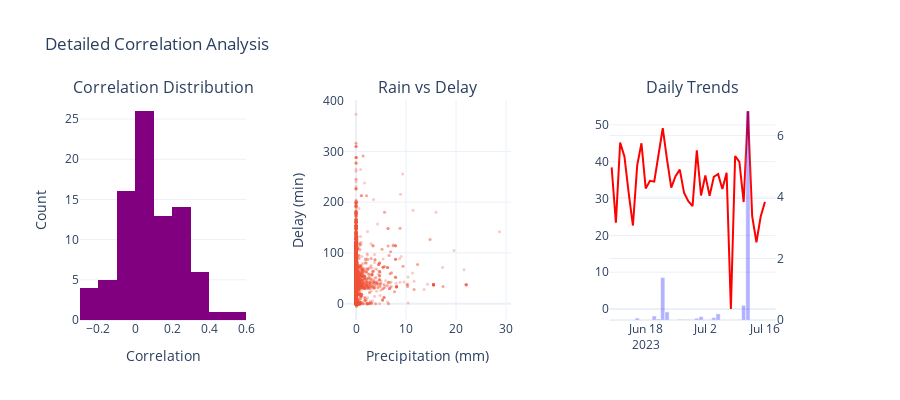

The notebook cell this image was saved under:
### Code cell
# Load Weather Data
print("Loading Weather Data to match...")
try:
    weather_df = pd.read_sql_query("SELECT * FROM weather", conn)
    
    # Parse date
    weather_df['date'] = pd.to_datetime(weather_df['date'])
    
    # Create date_hour
    weather_df['date_hour'] = weather_df.apply(
        lambda row: row['date'] + pd.Timedelta(hours=row['hour']), axis=1
    )
    
    # Ensure station is string/key matches
    # weather table has 'station' column corresponding to ID
    weather_df['station'] = weather_df['station'].astype(str)
    
    # We rename to facilitate merge or just merge on correct columns
    # We want to keep relevant weather metrics
    # Ensure columns exist (handling potential variations in schema)
    cols = ['date_hour', 'station', 'prcp', 'temp', 'wspd']
    available_cols = [c for c in cols if c in weather_df.columns]
    weather_relevant = weather_df[available_cols]
    
    print(f"Weather data loaded: {len(weather_relevant)} records")

    # Merge Train and Weather on PROPER (Nearest) Station
    # train_merged has 'weather_station_id'
    # weather_relevant has 'station'
    
    full_data = pd.merge(
        train_merged, 
        weather_relevant, 
        left_on=['date_hour', 'weather_station_id'], 
        right_on=['date_hour', 'station'], 
        how='inner'
    )
    
    # Rename for clarity
    if 'prcp' in full_data.columns:
        full_data.rename(columns={'prcp': 'hourly_prcp'}, inplace=True)
    
    print(f"Merged Dataset (Train + Nearest Weather): {len(full_data)} records")

    if not full_data.empty:
        # --- Pre-calculate Metrics for Plots ---
        
        # 1. Spatial Correlation Data
        # valid stations (enough data)
        valid_stations = full_data.groupby('name').filter(lambda x: len(x) > 10)
        valid_stations = valid_stations.groupby('name').filter(lambda x: x['hourly_prcp'].std() > 0 and x['avg_delay'].std() > 0)
        
        corr_series = valid_stations.groupby('name').apply(lambda x: x['avg_delay'].corr(x['hourly_prcp']))
        corr_df = corr_series.reset_index(name='correlation')
        
        counts = valid_stations['name'].value_counts().reset_index()
        counts.columns = ['name', 'count']
        
        tr_stations = train_merged[['name', 'latitude', 'longitude']].drop_duplicates()
        corr_df = pd.merge(corr_df, tr_stations, on='name')
        corr_df = pd.merge(corr_df, counts, on='name')
        
        # 2. Daily Time Series Data
        daily_agg = full_data.set_index('date_hour').resample('D').agg({
            'avg_delay': 'mean',
            'hourly_prcp': 'mean'
        }).reset_index()
                
        # --- Visualizations ---
        
        # A. Maps (Smaller & Portrait)
        print("Generating Maps...")
        
        # Combined Map Prep
        tr_stations['type'] = 'Train Station'
        used_weather_ids = full_data['weather_station_id'].unique()
        w_stations_all = pd.read_sql_query("SELECT * FROM weather_stations", conn)
        if 'location' in w_stations_all.columns:
            w_stations_all['location'] = w_stations_all['location'].apply(lambda x: ast.literal_eval(x) if isinstance(x, str) else x)
            w_stations_all['longitude'] = w_stations_all['location'].apply(lambda x: x.get('longitude'))
            w_stations_all['latitude'] = w_stations_all['location'].apply(lambda x: x.get('latitude'))
        w_st_used = w_stations_all[w_stations_all['id'].astype(str).isin(used_weather_ids.astype(str))].copy()
        w_st_used['name'] = w_st_used['id'].astype(str)
        w_st_used['type'] = 'Weather Station'
        map_df = pd.concat([tr_stations[['name', 'latitude', 'longitude', 'type']], w_st_used[['name', 'latitude', 'longitude', 'type']]], ignore_index=True)
        
        # Fig 1: Combined Map
        fig_map = px.scatter_mapbox(
            map_df, lat="latitude", lon="longitude", color="type", zoom=5, 
            title="Train & Weather Stations",
            color_discrete_map={'Train Station': 'blue', 'Weather Station': 'red'},
            height=500, width=400 # Portrait
        )
        fig_map.update_layout(mapbox_style="open-street-map", margin={"r":5,"t":40,"l":5,"b":5})
        fig_map.show()
        
        # Fig 2: Spatial Correlation Map
        limit = max(abs(corr_df['correlation'].min()), abs(corr_df['correlation'].max())) if not corr_df.empty else 0.5
        corr_df["abs_correlation"] = corr_df["correlation"].abs()
        fig_corr = px.scatter_mapbox(
            corr_df, lat="latitude", lon="longitude", color="correlation", size="abs_correlation",
            color_continuous_scale="RdBu_r", range_color=[-limit, limit], zoom=5,
            hover_data={'correlation': ':.2f', 'count': True},
            title="Spatial Correlation",
            height=500, width=400 # Portrait
        )
        fig_corr.update_layout(mapbox_style="open-street-map", margin={"r":5,"t":40,"l":5,"b":5})
        fig_corr.show()
        
        # Fig 3: Daily Animation Map
        print("Generating Daily Animation...")
        full_data['date_str'] = full_data['date_hour'].dt.date.astype(str)
        def calc_corr_daily(g):
            if len(g) > 10 and g['hourly_prcp'].std() > 0 and g['avg_delay'].std() > 0:
                return g['avg_delay'].corr(g['hourly_prcp'])
            return np.nan
        daily_corr_map = full_data.groupby(['date_str', 'name']).apply(calc_corr_daily).reset_index(name='correlation')
        daily_corr_map = daily_corr_map.dropna(subset=['correlation'])
        daily_corr_map["abs_correlation"] = daily_corr_map["correlation"].abs()
        daily_counts_map = full_data.groupby(['date_str', 'name']).size().reset_index(name='count')
        daily_corr_map = pd.merge(daily_corr_map, tr_stations[['name', 'latitude', 'longitude']], on='name')
        daily_corr_map = pd.merge(daily_corr_map, daily_counts_map, on=['date_str', 'name'])
        daily_corr_map = daily_corr_map.sort_values('date_str')
        
        if not daily_corr_map.empty:
            limit_anim = max(abs(daily_corr_map['correlation'].min()), abs(daily_corr_map['correlation'].max()))
            fig_anim = px.scatter_mapbox(
                daily_corr_map, lat="latitude", lon="longitude", color="correlation", size="abs_correlation",
                animation_frame="date_str", animation_group="name",
                color_continuous_scale="RdBu_r", range_color=[-limit_anim, limit_anim], zoom=4,
                title="Daily Correlation",
                height=500, width=400 # Portrait
            )
            fig_anim.update_layout(mapbox_style="open-street-map", margin={"r":5,"t":40,"l":5,"b":5})
            fig_anim.layout.updatemenus[0].buttons[0].args[1]['frame']['duration'] = 800
            fig_anim.show()
        
        # B. Combined Plots (Distribution, Scatter, Time Series)
        print("Generating Analysis Plots...")
        fig_plots = make_subplots(
            rows=1, cols=3, 
            subplot_titles=("Correlation Distribution", "Rain vs Delay", "Daily Trends"),
            specs=[[{}, {}, {"secondary_y": True}]]
        )
        
        # 1. Distribution
        fig_plots.add_trace(go.Histogram(x=corr_df['correlation'], name='Corr', marker_color='purple'), row=1, col=1)
        
        # 2. Scatter
        fig_plots.add_trace(go.Scatter(x=full_data['hourly_prcp'], y=full_data['avg_delay'], mode='markers', marker=dict(opacity=0.3, size=3), name='Points'), row=1, col=2)
               
        # 3. Time Series
        fig_plots.add_trace(go.Scatter(x=daily_agg['date_hour'], y=daily_agg['avg_delay'], name="Delay", line=dict(color='red')), row=1, col=3, secondary_y=False)
        fig_plots.add_trace(go.Bar(x=daily_agg['date_hour'], y=daily_agg['hourly_prcp'], name="Precipitation", marker_color='blue', opacity=0.3), row=1, col=3, secondary_y=True)
        
        fig_plots.update_layout(height=400, showlegend=False, title_text="Detailed Correlation Analysis",template="plotly_white")
        # Update axes titles
        fig_plots.update_xaxes(title_text="Correlation", row=1, col=1)
        fig_plots.update_xaxes(title_text="Precipitation (mm)", row=1, col=2)
        fig_plots.update_yaxes(title_text="Count", row=1, col=1)
        fig_plots.update_yaxes(title_text="Delay (min)", row=1, col=2)
        
        fig_plots.show()

    else:
        print("No intersecting data found between trains and their nearest weather stations.")

except Exception as e:
    print(f"Error in weather processing: {e}")
    import traceback
    traceback.print_exc()

### Figure 1 — Plotly figure (JSON) as saved in the notebook; plotly's stock layout.template omitted (floating-point values rounded to 4 significant figures; data arrays with more than 128 entries replaced by an {"elided": "..."} marker saying what was removed)
{"data": [{"marker": {"color": "purple"}, "name": "Corr", "type": "histogram", "x": [0.06923, 0.01379, 0.03067, 0.2074, -0.07589, -0.03265, 0.2325, -0.134, 0.04481, -0.03831, 0.3736, 0.3664, 0.2785, 0.4438, 0.2647, 0.04425, 0.2867, 0.2319, 0.2309, 0.262, 0.01799, 0.05165, 0.09775, -0.06217, 0.1277, 0.1046, -0.04276, 0.3002, -0.05887, 0.1602, 0.3138, 0.197, 0.1215, 0.003547, 0.09548, 0.05709, 0.1044, 0.2047, -0.08985, -0.1003, -0.07304, -0.1062, 0.04227, 0.01602, 0.06341, -0.08634, -0.04964, 0.3639, 0.08944, -0.04044, 0.00771, -0.04246, 0.05099, 0.079, -0.08001, -0.06854, -0.2147, 0.11, 0.08949, 0.1571, 0.01729, -0.2172, 0.1553, 0.04559, -0.02643, 0.02669, 0.2477, -0.06216, -0.1974, -0.2164, -0.1368, 0.1551, 0.1154, 0.5567, -0.2628, 0.2817, 0.2184, 0.05216, 0.03256, 0.3167, 0.2385, 0.1208, 0.07591, 0.2651, 0.00179, 0.1404], "xaxis": "x", "yaxis": "y"}, {"marker": {"opacity": 0.3, "size": 3}, "mode": "markers", "name": "Points", "type": "scatter", "x": {"elided": "28704 float values"}, "xaxis": "x2", "y": {"elided": "28704 float values"}, "yaxis": "y2"}, {"line": {"color": "red"}, "name": "Delay", "type": "scatter", "x": ["2023-06-10T00:00:00.000000000", "2023-06-11T00:00:00.000000000", "2023-06-12T00:00:00.000000000", "2023-06-13T00:00:00.000000000", "2023-06-14T00:00:00.000000000", "2023-06-15T00:00:00.000000000", "2023-06-16T00:00:00.000000000", "2023-06-17T00:00:00.000000000", "2023-06-18T00:00:00.000000000", "2023-06-19T00:00:00.000000000", "2023-06-20T00:00:00.000000000", "2023-06-21T00:00:00.000000000", "2023-06-22T00:00:00.000000000", "2023-06-23T00:00:00.000000000", "2023-06-24T00:00:00.000000000", "2023-06-25T00:00:00.000000000", "2023-06-26T00:00:00.000000000", "2023-06-27T00:00:00.000000000", "2023-06-28T00:00:00.000000000", "2023-06-29T00:00:00.000000000", "2023-06-30T00:00:00.000000000", "2023-07-01T00:00:00.000000000", "2023-07-02T00:00:00.000000000", "2023-07-03T00:00:00.000000000", "2023-07-04T00:00:00.000000000", "2023-07-05T00:00:00.000000000", "2023-07-06T00:00:00.000000000", "2023-07-07T00:00:00.000000000", "2023-07-08T00:00:00.000000000", "2023-07-09T00:00:00.000000000", "2023-07-10T00:00:00.000000000", "2023-07-11T00:00:00.000000000", "2023-07-12T00:00:00.000000000", "2023-07-13T00:00:00.000000000", "2023-07-14T00:00:00.000000000", "2023-07-15T00:00:00.000000000", "2023-07-16T00:00:00.000000000", "2023-07-17T00:00:00.000000000", "2023-07-18T00:00:00.000000000"], "xaxis": "x3", "y": [38.46, 23.44, 45.19, 41.43, 31.57, 22.68, 39.0, 45.02, 32.76, 34.83, 34.59, 41.93, 49.1, 40.67, 32.99, 36.05, 37.87, 31.59, 29.26, 27.95, 43.08, 30.85, 36.29, 30.74, 35.92, 36.63, 32.6, 36.98, 0.0, 41.55, 39.96, 29.06, 53.78, 25.23, 18.12, 25.11, 29.1, NaN, 35.7], "yaxis": "y3"}, {"marker": {"color": "blue"}, "name": "Precipitation", "opacity": 0.3, "type": "bar", "x": ["2023-06-10T00:00:00.000000000", "2023-06-11T00:00:00.000000000", "2023-06-12T00:00:00.000000000", "2023-06-13T00:00:00.000000000", "2023-06-14T00:00:00.000000000", "2023-06-15T00:00:00.000000000", "2023-06-16T00:00:00.000000000", "2023-06-17T00:00:00.000000000", "2023-06-18T00:00:00.000000000", "2023-06-19T00:00:00.000000000", "2023-06-20T00:00:00.000000000", "2023-06-21T00:00:00.000000000", "2023-06-22T00:00:00.000000000", "2023-06-23T00:00:00.000000000", "2023-06-24T00:00:00.000000000", "2023-06-25T00:00:00.000000000", "2023-06-26T00:00:00.000000000", "2023-06-27T00:00:00.000000000", "2023-06-28T00:00:00.000000000", "2023-06-29T00:00:00.000000000", "2023-06-30T00:00:00.000000000", "2023-07-01T00:00:00.000000000", "2023-07-02T00:00:00.000000000", "2023-07-03T00:00:00.000000000", "2023-07-04T00:00:00.000000000", "2023-07-05T00:00:00.000000000", "2023-07-06T00:00:00.000000000", "2023-07-07T00:00:00.000000000", "2023-07-08T00:00:00.000000000", "2023-07-09T00:00:00.000000000", "2023-07-10T00:00:00.000000000", "2023-07-11T00:00:00.000000000", "2023-07-12T00:00:00.000000000", "2023-07-13T00:00:00.000000000", "2023-07-14T00:00:00.000000000", "2023-07-15T00:00:00.000000000", "2023-07-16T00:00:00.000000000", "2023-07-17T00:00:00.000000000", "2023-07-18T00:00:00.000000000"], "xaxis": "x3", "y": [0.0, 0.0, 0.0, 0.0, 0.0, 0.002545, 0.06237, 0.003119, 0.0001271, 0.003753, 0.1315, 0.03138, 1.38, 0.2638, 0.0001961, 0.0001006, 0.02196, 0.01776, 0.01441, 0.01304, 0.05714, 0.1081, 0.004188, 0.01144, 0.07875, 0.2011, 0.0, 0.0, 0.0, 0.0, 0.009091, 0.4769, 6.8, NaN, NaN, NaN, NaN, NaN, NaN], "yaxis": "y4"}], "layout": {"annotations": [{"font": {"size": 16}, "showarrow": false, "text": "Correlation Distribution", "x": 0.1122, "xanchor": "center", "xref": "paper", "y": 1, "yanchor": "bottom", "yref": "paper"}, {"font": {"size": 16}, "showarrow": false, "text": "Rain vs Delay", "x": 0.47, "xanchor": "center", "xref": "paper", "y": 1, "yanchor": "bottom", "yref": "paper"}, {"font": {"size": 16}, "showarrow": false, "text": "Daily Trends", "x": 0.8278, "xanchor": "center", "xref": "paper", "y": 1, "yanchor": "bottom", "yref": "paper"}], "height": 400, "showlegend": false, "title": {"text": "Detailed Correlation Analysis"}, "xaxis": {"anchor": "y", "domain": [0, 0.2244], "title": {"text": "Correlation"}}, "xaxis2": {"anchor": "y2", "domain": [0.3578, 0.5822], "title": {"text": "Precipitation (mm)"}}, "xaxis3": {"anchor": "y3", "domain": [0.7156, 0.94]}, "yaxis": {"anchor": "x", "domain": [0, 1], "title": {"text": "Count"}}, "yaxis2": {"anchor": "x2", "domain": [0, 1], "title": {"text": "Delay (min)"}}, "yaxis3": {"anchor": "x3", "domain": [0, 1]}, "yaxis4": {"anchor": "x3", "overlaying": "y3", "side": "right"}}}
